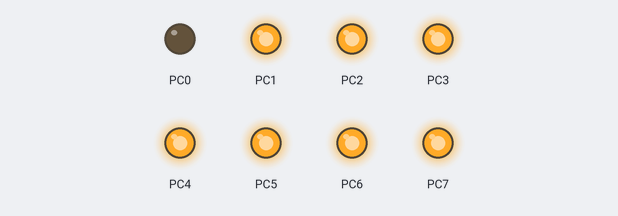
Bench run of a program on a simulated ATmega128, built with avr-gcc and emulated at 16 MHz. On the bench: output pins drawn as LEDs (lit = HIGH).

Above: at 0.5 s.
At 2.5 s:
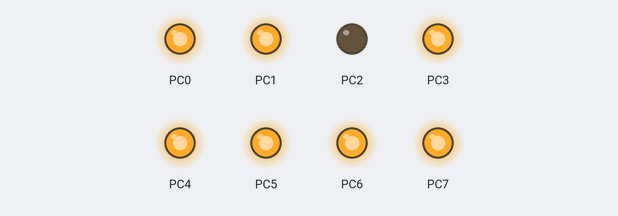
At 3.5 s:
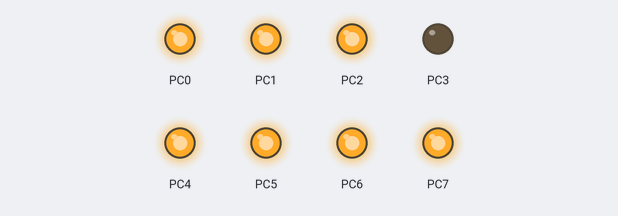
At 4.5 s:
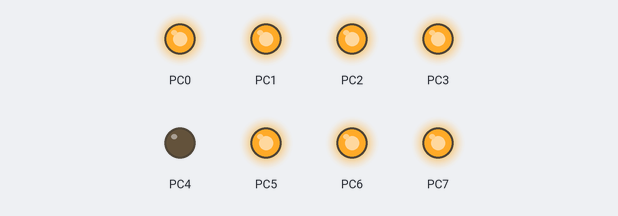
At 6.5 s:
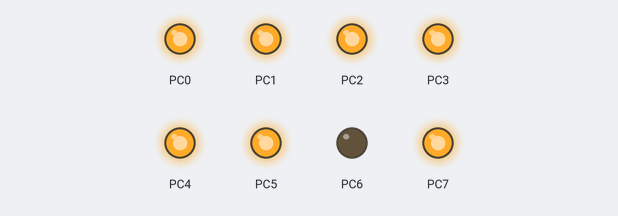
At 9.5 s:
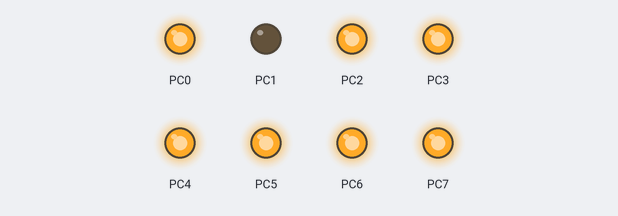
Timing chart, 0 to 10.4 s (numbered marks = the images above):
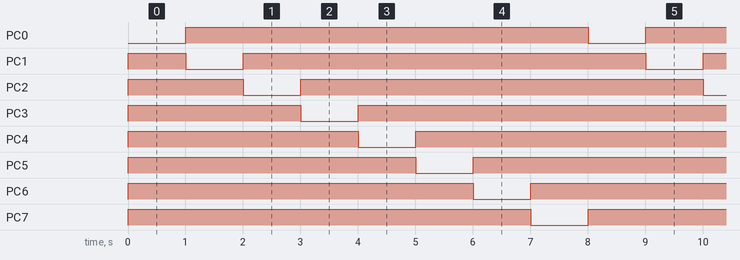

Measured:
- by itself, PC0, PC7: alternates HIGH for 7.0 s and LOW for 1.0 s
- by itself, PC1–6: repeats every 8.0 s: LOW 1.0 s, HIGH 7.0 s
- by itself, everything shown: repeats every 8.0 s, in 8 steps

The program:

main.c
```c
/*
 * Atmega128_20201218_Test_Q2.c
 *
 * Created: 2020-12-18 오전 11:51:41
 * Author : 이장욱
 * [문제2] LED가 500ms 간격으로 (PC0 ~ PC7) 켜지도록
 * 반복하는 프로그램을 쉬프트 연산자를 활용하여 작성하세요.
 */
#define F_CPU 16000000UL
#include <avr/io.h>
#include <util/delay.h>

char ledState = 0xFE;

void shiftLed() {
	if(ledState == 0b01111111) {
		ledState = 0b11111110;
	} else {
		ledState = (ledState << 1) + 1;
	}
}

int main(void)
{
    DDRC = 0xFF;
	PORTC = 0xFF;

    while (1)
    {
		PORTC = ledState;
		_delay_ms(1000);
		shiftLed();
    }
}
```
